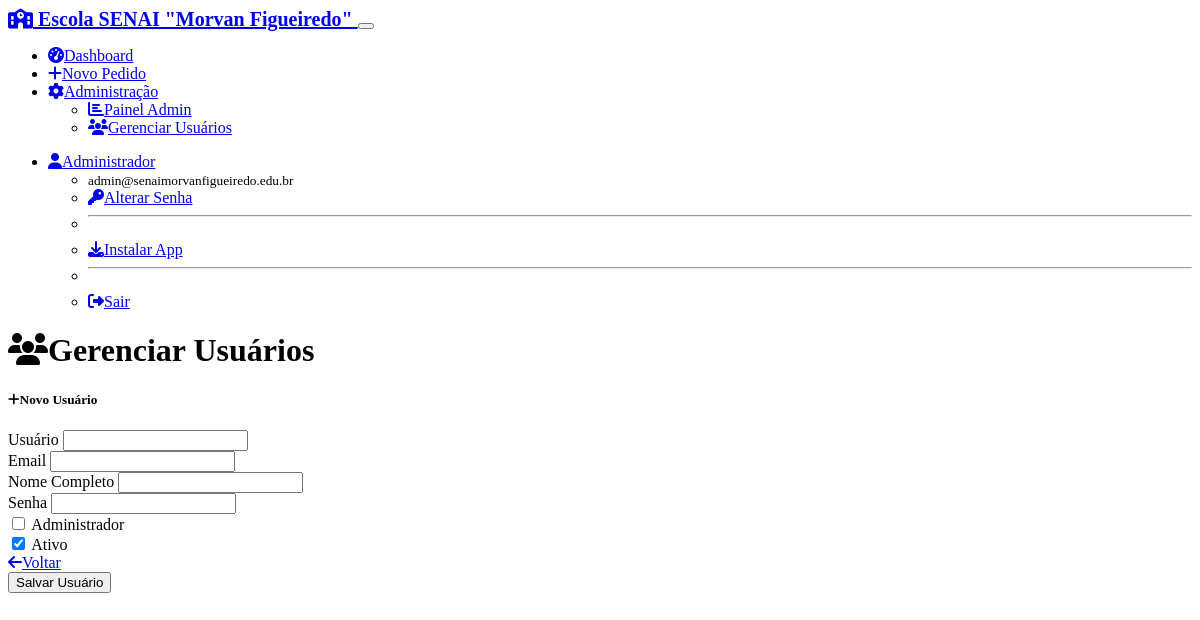
Page /admin/user/new (signed in) on the committed database.
### models.py (models this page shows, shortened)
class User(UserMixin, db.Model):
    id = db.Column(db.Integer, primary_key=True)
    username = db.Column(db.String(64), unique=True, nullable=False)
    email = db.Column(db.String(120), unique=True, nullable=False)
    full_name = db.Column(db.String(120), nullable=False)
    password_hash = db.Column(db.String(256))
    needs_password_reset = db.Column(db.Boolean, default=False, nullable=False)
    is_admin = db.Column(db.Boolean, default=False, nullable=False)
    active = db.Column(db.Boolean, default=True, nullable=False)
    created_at = db.Column(db.DateTime, default=datetime.utcnow)
    @property
    def is_active(self):
        return self.active
    acquisition_requests = db.relationship('AcquisitionRequest', foreign_keys='AcquisitionRequest.created_by_id', backref='creator', lazy='dynamic')
    assigned_requests = db.relationship('AcquisitionRequest', foreign_keys='AcquisitionRequest.responsible_id', backref='responsible', lazy='dynamic')
    status_changes = db.relationship('StatusChange', backref='changed_by_user', lazy='dynamic')

### routes.py (the view, shortened to what this page needs)
@app.route('/admin/user/new', methods=['GET', 'POST'])
@login_required
def new_user():
    if not current_user.is_admin:
        flash('Acesso negado.', 'danger')
        return redirect(url_for('dashboard'))
    form = UserForm()
    return render_template('user_management.html', form=form, title='Novo Usuário')

### forms.py (shortened to what this page needs)
class UserForm(FlaskForm):
    username = StringField('Usuário', validators=[DataRequired(), Length(min=4, max=64)])
    email = StringField('Email', validators=[DataRequired(), Email(), Length(max=120)])
    full_name = StringField('Nome Completo', validators=[DataRequired(), Length(min=2, max=120)])
    password = PasswordField('Senha', validators=[Length(min=6, max=128)])
    is_admin = BooleanField('Administrador')
    is_active = BooleanField('Ativo', default=True)
    submit = SubmitField('Salvar Usuário')
    def __init__(self, original_user=None, *args, **kwargs):
        super(UserForm, self).__init__(*args, **kwargs)
        self.original_user = original_user

### app.py (called while the page is built)
@login_manager.user_loader
def load_user(user_id):
    from models import User
    return User.query.get(int(user_id))

### templates/user_management.html (shortened to what this page needs)
{% extends "base.html" %}
{% block content %}
<div class="d-flex justify-content-between align-items-center mb-4">
    <h1><i class="fas fa-users me-2"></i>Gerenciar Usuários</h1>
</div>
{% if form %}
<div class="row justify-content-center mb-4">
    <div class="col-lg-6">
        <div class="card">
            <div class="card-header">
                <h5 class="mb-0">
                    <i class="fas fa-{{ 'edit' if user else 'plus' }} me-2"></i>{{ title }}
                </h5>
            </div>
            <div class="card-body">
                <form method="POST">
                    <div class="row mb-3">
                        <div class="col-md-6">
                            {{ form.username.label(class="form-label") }}
                            {{ form.username(class="form-control" + (" is-invalid" if form.username.errors else "")) }}
                        </div>
                        <div class="col-md-6">
                            {{ form.email.label(class="form-label") }}
                            {{ form.email(class="form-control" + (" is-invalid" if form.email.errors else "")) }}
                        </div>
                    </div>
                    <div class="row mb-3">
                        <div class="col-12">
                            {{ form.full_name.label(class="form-label") }}
                            {{ form.full_name(class="form-control" + (" is-invalid" if form.full_name.errors else "")) }}
                        </div>
                    </div>
                    <div class="row mb-3">
                        <div class="col-12">
                            {{ form.password.label(class="form-label") }}
                            {{ form.password(class="form-control" + (" is-invalid" if form.password.errors else "")) }}
                        </div>
                    </div>
                    <div class="row mb-3">
                        <div class="col-md-6">
                            <div class="form-check">
                                {{ form.is_admin(class="form-check-input") }}
                                {{ form.is_admin.label(class="form-check-label") }}
                            </div>
                        </div>
                        <div class="col-md-6">
                            <div class="form-check">
                                {{ form.is_active(class="form-check-input") }}
                                {{ form.is_active.label(class="form-check-label") }}
                            </div>
                        </div>
                    </div>
                    <div class="d-flex justify-content-between">
                        <a href="{{ url_for('user_management') }}" class="btn btn-secondary">
                            <i class="fas fa-arrow-left me-1"></i>Voltar
                        </a>
                        <div class="d-flex gap-2">
                            {{ form.submit(class="btn btn-primary") }}
                        </div>
                    </div>
                </form>
            </div>
        </div>
    </div>
</div>
{% endif %}
{% endblock %}

### templates/base.html (shortened to what this page needs)
<!DOCTYPE html>
<html lang="pt-BR" data-bs-theme="dark">
<head>
    <link href="https://cdn.replit.com/agent/bootstrap-agent-dark-theme.min.css" rel="stylesheet">
    <link rel="stylesheet" href="https://cdnjs.cloudflare.com/ajax/libs/font-awesome/6.4.0/css/all.min.css">
    <link rel="stylesheet" href="{{ url_for('static', filename='style.css') }}">
</head>
<body>
    {% if current_user.is_authenticated %}
    <nav class="navbar navbar-expand-lg navbar-dark bg-primary">
        <div class="container">
            <a class="navbar-brand" href="{{ url_for('dashboard') }}">
                <i class="fas fa-school me-2"></i>
Escola SENAI "Morvan Figueiredo"
            </a>
            <button class="navbar-toggler" type="button" data-bs-toggle="collapse" data-bs-target="#navbarNav">
            </button>
            <div class="collapse navbar-collapse" id="navbarNav">
                <ul class="navbar-nav me-auto">
                    <li class="nav-item">
                        <a class="nav-link" href="{{ url_for('dashboard') }}">
                            <i class="fas fa-tachometer-alt me-1"></i>Dashboard
                        </a>
                    </li>
                    <li class="nav-item">
                        <a class="nav-link" href="{{ url_for('new_request') }}">
                            <i class="fas fa-plus me-1"></i>Novo Pedido
                        </a>
                    </li>
                    <li class="nav-item dropdown">
                        <a class="nav-link dropdown-toggle" href="#" role="button" data-bs-toggle="dropdown">
                            <i class="fas fa-cog me-1"></i>Administração
                        </a>
                        <ul class="dropdown-menu">
                            <li><a class="dropdown-item" href="{{ url_for('admin_panel') }}">
                                <i class="fas fa-chart-bar me-1"></i>Painel Admin
                            </a></li>
                            {% if current_user.is_admin %}
                            <li><a class="dropdown-item" href="{{ url_for('user_management') }}">
                                <i class="fas fa-users me-1"></i>Gerenciar Usuários
                            </a></li>
                            {% endif %}
                        </ul>
                    </li>
                </ul>
                <ul class="navbar-nav">
                    <li class="nav-item dropdown">
                        <a class="nav-link dropdown-toggle" href="#" role="button" data-bs-toggle="dropdown">
                            <i class="fas fa-user me-1"></i>{{ current_user.full_name }}
                        </a>
                        <ul class="dropdown-menu">
                            <li><span class="dropdown-item-text">
                                <small class="text-muted">{{ current_user.email }}</small>
                            </span></li>
                            <li><a class="dropdown-item" href="{{ url_for('first_password') }}">
                                <i class="fas fa-key me-1"></i>Alterar Senha
                            </a></li>
                            <li><hr class="dropdown-divider"></li>
                            <li id="install-item">
                                <a class="dropdown-item" href="#" id="install-button">
                                    <i class="fas fa-download me-1"></i>Instalar App
                                </a>
                            </li>
                            <li><hr class="dropdown-divider"></li>
                            <li><a class="dropdown-item" href="{{ url_for('logout') }}">
                                <i class="fas fa-sign-out-alt me-1"></i>Sair
                            </a></li>
                        </ul>
                    </li>
                </ul>
            </div>
        </div>
    </nav>
    {% endif %}
    <main class="container my-4">
        {% if error_message %}
            <div class="text-center">
                <h1 class="display-1">😔</h1>
                <h2>{{ error_message }}</h2>
                <a href="{{ url_for('dashboard') }}" class="btn btn-primary">
                    <i class="fas fa-home me-1"></i>Voltar ao Dashboard
                </a>
            </div>
        {% else %}
            {% block content %}{% endblock %}
        {% endif %}
    </main>
</body>
</html>

### static/style.css (style rules this page uses)
.card { transition: box-shadow 0.15s ease-in-out; }
.navbar-brand { font-weight: 600; font-size: 1.25rem; }
.fade-in { animation: fadeIn 0.3s ease-in; }

### rows in the picture
User: full_name "Administrador", email "admin@senaimorvanfigueiredo.edu.br", is_admin.label "Administrador"

### other values in the picture
{{ title }} "Novo Usuário"
